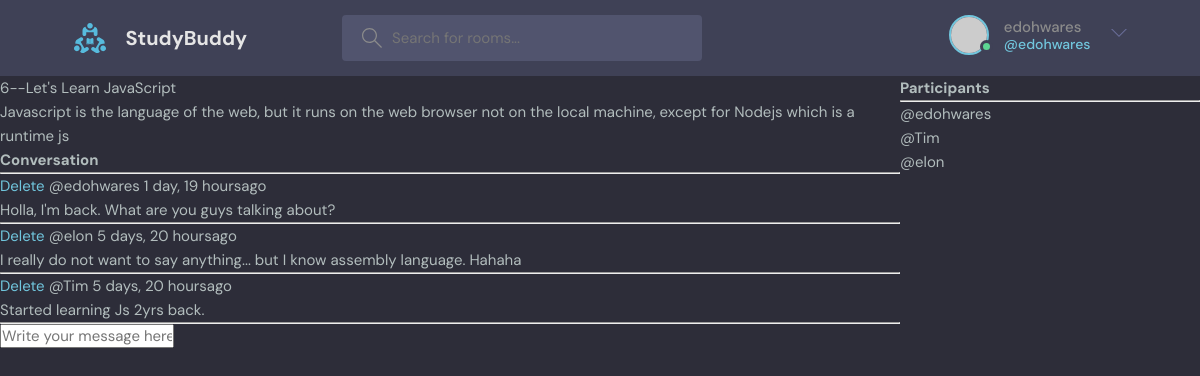
The app's page /room/6/ (signed in) with its own data.
### base/models.py (models this page shows, shortened)
class Room(models.Model):
    host = models.ForeignKey(User, on_delete = models.SET_NULL, null = True)
    topic = models.ForeignKey(Topic, on_delete = models.SET_NULL, null = True)
    name = models.CharField(max_length = 200)
    description = models.TextField(null = True, blank = True)
    participants = models.ManyToManyField(User, related_name='participants', blank=True)
    updated = models.DateTimeField(auto_now = True)
    created = models.DateTimeField(auto_now_add = True)
    class Meta:
        ordering = ['-updated', '-created']

class Message(models.Model):
    user = models.ForeignKey(User, on_delete = models.CASCADE)
    room = models.ForeignKey(Room, on_delete = models.CASCADE)
    body = models.TextField()
    updated = models.DateTimeField(auto_now = True)
    created = models.DateTimeField(auto_now_add = True)
    class Meta:
        ordering = ['-updated', '-created']

### base/views.py (the view, shortened to what this page needs)
# urls.py: path('room/<str:pk>/', views.room, name='room'),
def room(request, pk):
    room = Room.objects.get(id=pk)
    room_messages = room.message_set.all().order_by('-created')
    participants = room.participants.all()
    context = {'room': room, 'room_messages': room_messages, 'participants': participants}
    return render(request, 'base/room.html', context)

### base/templates/base/room.html (shortened to what this page needs)
{% extends 'main.html' %}
{% block content %}
<div class="room-container">
    <div>
        {{room.id}}--{{room.name}}
        <p>{{room.description}}</p>
        <div class="comment-wrapper">
            <h3>Conversation</h3>
            <hr>
            {% for message in room_messages  %}
            <div>
                <a href="{% url 'delete-message' message.id %}">Delete</a>
                <small>@{{message.user}} {{message.created|timesince}}ago</small>
                <p>{{message.body}}</p>
                <hr>
            </div>
            {% endfor %}
        </div>
        {% if request.user.is_authenticated %}
        <div class="comment-form">
            <form action="" method="post">
                <input type="text" name="body" placeholder="Write your message here..">
            </form>
        </div>
        {% endif %}
    </div>
    <div>
        <h3>Participants</h3>
        <hr>
        {% for user in participants  %}
            <div>
                <p>@{{user.username}}</p>
            </div>
        {% endfor %}
    </div>
</div>
{% endblock %}

### templates/navbar.html (shortened to what this page needs)
{% load static %}
<header class="header header--loggedIn">
    <div class="container">
        <a href="{% url 'home' %}" class="header__logo">
            <img src="{% static 'images/logo.svg' %}" />
            <h1>StudyBuddy</h1>
        </a>
        <form class="header__search" method="GET" action="{% url 'home' %}">
            <label>
                <input name="q" placeholder="Search for rooms..." />
            </label>
        </form>
        <nav class="header__menu">
            {% if request.user.is_authenticated %}
            <div class="header__user">
                <a href="profile.html">
                    <div class="avatar avatar--medium active">
                        <img src="https://randomuser.me/api/portraits/men/37.jpg" />
                    </div>
                    <p>{{request.user}}<span>@{{request.user}}</span></p>
                </a>
                <button class="dropdown-button">
                    <svg version="1.1" xmlns="http://www.w3.org/2000/svg" width="32" height="32" viewBox="0 0 32 32">
                        <title>chevron-down</title>
                        <path d="M16 21l-13-13h-3l16 16 16-16h-3l-13 13z"></path>
                    </svg>
                </button>
            </div>
            {% else %}
            <a href="{% url 'login' %}">
                <img src="{% static 'images/avatar.svg' %}" />
                <p>Login</p>
            </a>
            {% endif %}
        </nav>
    </div>
</header>

### static/styles/style.css (style rules this page uses)
:root { --color-main: #71c6dd; --color-main-light: #e1f6fb; --color-dark: #3f4156; --color-dark-medium: #51546e; --color-dark-light: #696d97; --color-light: #e5e5e5; --color-gray: #8b8b8b; --color-light-gray: #b2bdbd; --color-bg: #2d2d39; --color-success: #5dd693; --color-error: #fc4b0b; }
* { font-family: "DM Sans", -apple-system, BlinkMacSystemFont, "Segoe UI", Roboto, Oxygen, Ubuntu, Cantarell, "Open Sans", "Helvetica Neue", sans-serif; margin: 0; padding: 0; box-sizing: border-box; text-rendering: optimizeLegibility; font-size: inherit; }
html { font-size: 56.25%; }
@media only screen and (min-width: 1200px) { html { font-size: 62.5%; } }
body { line-height: 1.6; font-weight: 400; font-size: 1.5rem; color: var(--color-light-gray); background-color: var(--color-bg); min-height: 100vh; }
img { width: 100%; }
a { display: inline-block; color: var(--color-main); text-decoration: none; }
.container { max-width: 120rem; width: 90%; margin: auto; }
.avatar { position: relative; display: inline-block; border-radius: 50%; border: 2px solid var(--color-main); }
.avatar img { display: block; border-radius: 50%; object-fit: cover; object-position: center; }
.avatar::after { content: ""; display: block; position: absolute; background-color: var(--color-gray); z-index: 111; border-radius: 50%; border: 0.3rem solid var(--color-dark); }
.avatar.active::after { background-color: var(--color-success); }
.avatar.avatar--medium img { width: 3.6rem; height: 3.6rem; border-radius: 50%; }
.avatar.avatar--medium:after { width: 0.7rem; height: 0.7rem; bottom: 0px; right: -6px; }
.header { padding: 1.5rem; background-color: var(--color-dark); }
.header > .container { display: flex; gap: 9.5rem; }
.header__logo, .header__user { display: flex; gap: 2rem; align-items: center; }
.header__logo > img { height: 3.2rem; width: 3.2rem; }
.header__logo > h1 { font-weight: 700; font-size: 2rem; color: var(--color-light); }
.header__search > label { background-color: var(--color-dark-medium); padding: 1.3rem 1rem; display: flex; align-items: center; gap: 1rem; border-radius: 4px; }
.header__search svg { fill: var(--color-gray); width: 2rem; height: 2rem; margin-left: 1rem; }
.header__search input { width: 30rem; background: transparent; border: none; outline: none; color: var(--color-light); }
.header__menu { margin-left: auto; position: relative; }
.header__menu a { display: flex; gap: 1.5rem; align-items: center; font-weight: 500; text-decoration: none; color: var(--color-gray); }
.header__menu img { height: 3.6rem; }
.header__menu p { line-height: 1.2; }
.header__menu span { color: var(--color-main); font-weight: 500; font-size: 1.4rem; display: block; }
.header__menu svg { width: 1.6rem; height: 1.6rem; fill: var(--color-dark-light); }
.dropdown-button { background: transparent; border: 0; outline: 0; cursor: pointer; }

### base/templates/base/room.html (style rules this page uses)
.room-container { display: grid; grid-template-columns: 3fr 1fr; }

### records on screen
Room: id "6", name "Let's Learn JavaScript", description "Javascript is the language of the web, but it runs on the web browser not on the local machine, except for Nodejs which is a runtime js"
Message: user "edohwares", created "1 day, 19 hours", body "Holla, I'm back. What are you guys talking about?"
Message: user "elon", created "5 days, 20 hours", body "I really do not want to say anything... but I know assembly language. Hahaha"
Message: user "Tim", created "5 days, 20 hours", body "Started learning Js 2yrs back."

### other values on screen
{{ request.user }} "edohwares"
{{ user.username }} "edohwares"
{{ user.username }} "Tim"
{{ user.username }} "elon"
